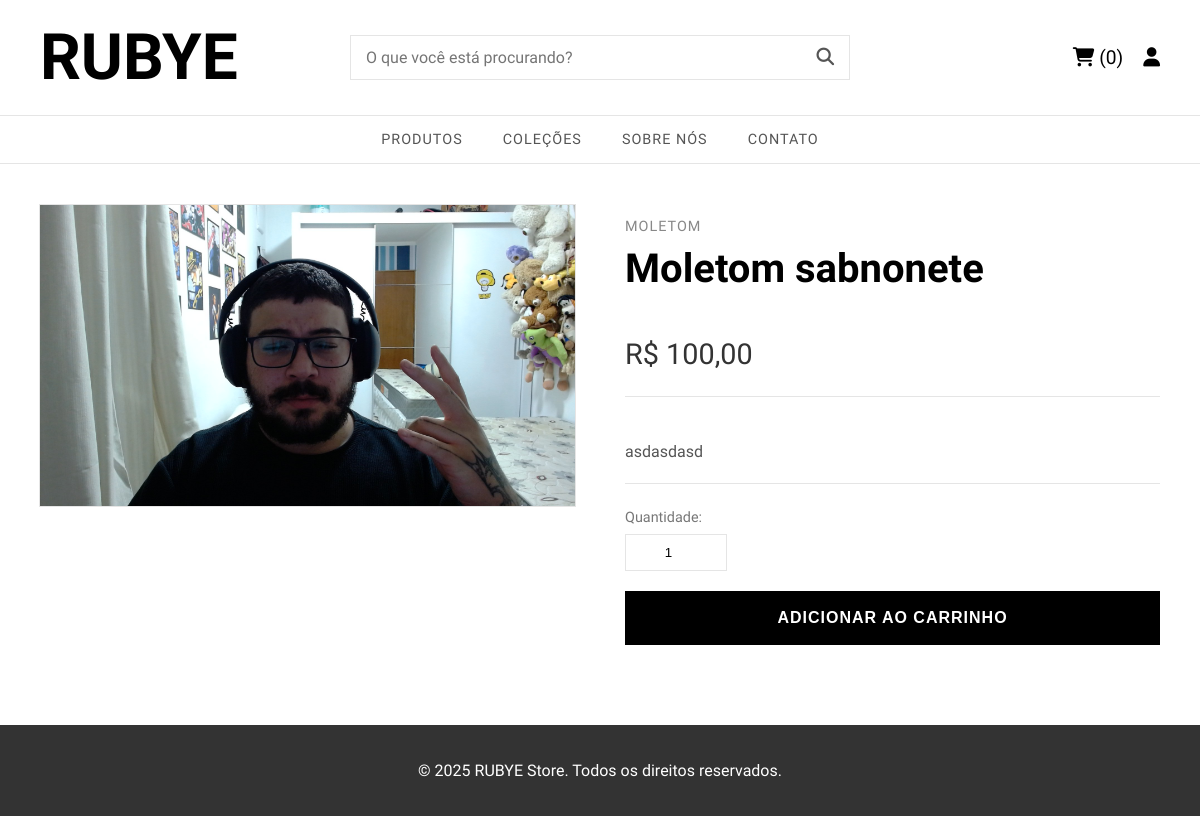
Page /produto.php?id=11 on the committed database.
### tables this page shows
CREATE TABLE `produtos` (
  `id` int(11) NOT NULL,
  `nome` varchar(255) NOT NULL,
  `descricao` text DEFAULT NULL,
  `preco` decimal(10,2) NOT NULL,
  `imagem` varchar(255) NOT NULL,
  `estoque` int(11) NOT NULL DEFAULT 0,
  `categoria_id` int(11) DEFAULT NULL,
  `status` enum('ativo','inativo') NOT NULL DEFAULT 'ativo'
);

CREATE TABLE `categorias` (
  `id` int(11) NOT NULL,
  `nome` varchar(100) NOT NULL
);

### public/produto.php (the view, shortened to what this page needs)
<?php
include 'partials/header.php';
$id = $_GET['id'];
$stmt = $conexao->prepare("SELECT p.*, c.nome AS categoria_nome
                           FROM produtos p
                           LEFT JOIN categorias c ON p.categoria_id = c.id
                           WHERE p.id = ? AND p.status = 'ativo'");
$stmt->bind_param("i", $id);
$stmt->execute();
$resultado = $stmt->get_result();
$produto = $resultado->fetch_assoc();
?>
<div class="product-page-container">
    <div class="product-gallery">
        <img src="../assets/uploads/<?php echo htmlspecialchars($produto['imagem']); ?>" alt="<?php echo htmlspecialchars($produto['nome']); ?>">
    </div>
    <div class="product-details">
        <?php
        if (isset($produto['categoria_nome']) && !empty($produto['categoria_nome'])) {
            echo '<p class="product-category">' . htmlspecialchars($produto['categoria_nome']) . '</p>';
        }
        ?>
        <h1 class="product-title"><?php echo htmlspecialchars($produto['nome']); ?></h1>
        <p class="product-price">R$ <?php echo number_format($produto['preco'], 2, ',', '.'); ?></p>
        <div class="product-description">
            <p><?php echo nl2br(htmlspecialchars($produto['descricao'])); ?></p>
        </div>
        <form action="carrinho_acoes.php?acao=adicionar" method="POST" class="form-add-to-cart">
            <div class="quantity-selector">
                <label for="quantidade">Quantidade:</label>
                <input type="number" id="quantidade" name="quantidade" value="1" min="1" max="<?php echo $produto['estoque']; ?>">
            </div>
            <button type="submit" class="btn-add-to-cart">Adicionar ao Carrinho</button>
        </form>
    </div>
</div>
<?php include 'partials/footer.php'; ?>

### assets/css/style.css (style rules this page uses)
:root { --background-color: #ffffff; --text-color: #000000; --border-color: #e5e5e5; --font-logo: 'UnifrakturCook', cursive; --font-body: 'Work Sans', sans-serif; }
html { height: 100%; }
body { font-family: var(--font-body); margin: 0; background-color: var(--background-color); color: var(--text-color); font-weight: 400; min-height: 100%; display: flex; flex-direction: column; }
.cart-page, .checkout-page, .account-page, .product-page-container, .product-gallery-page, .login-container { padding: 40px; }
.product-page-container { display: grid; grid-template-columns: 1fr 1fr; gap: 50px; max-width: 1200px; margin: 0 auto; }
.product-gallery { display: flex; justify-content: center; align-items: start; }
.product-gallery img { max-width: 100%; border: 1px solid var(--border-color); }
.product-details { display: flex; flex-direction: column; }
.product-category { text-transform: uppercase; color: #888; font-size: 0.9em; letter-spacing: 1px; margin-bottom: 10px; }
.product-title { font-size: 2.5em; font-weight: 700; margin: 0 0 15px 0; line-height: 1.2; }
.product-price { font-size: 1.8em; font-weight: 500; color: #333; margin-bottom: 25px; }
.product-description { color: #555; line-height: 1.8; border-top: 1px solid var(--border-color); padding-top: 25px; }
.form-add-to-cart { margin-top: auto; padding-top: 25px; border-top: 1px solid var(--border-color); }
.quantity-selector { margin-bottom: 20px; }
.quantity-selector label { display: block; margin-bottom: 8px; font-size: 0.9em; color: #777; }
.quantity-selector input { width: 80px; padding: 10px; text-align: center; border: 1px solid var(--border-color); }
.btn-add-to-cart { width: 100%; padding: 18px; background-color: var(--text-color); color: var(--background-color); border: none; text-transform: uppercase; font-weight: 700; font-size: 1em; letter-spacing: 1px; cursor: pointer; transition: background-color 0.3s ease; }

### rows in the picture
produtos: imagem (picture), categoria.nome "MOLETOM", nome "Moletom sabnonete", preco "100,00", descricao "asdasdasd"
